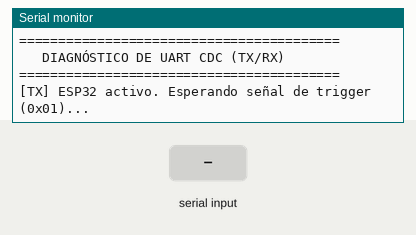
Simulated run of this sketch. Board: ESP32. Parts: the last lines printed to the serial monitor. The test bench sets the inputs (shaded band).

Above: at 4.2 s.
4.3 s: byte 30 received over Serial
At 4.9 s:
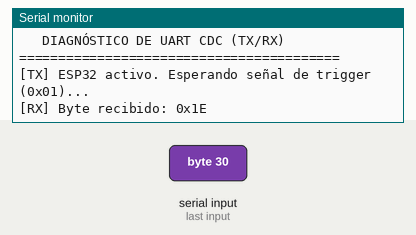
5.8 s: byte 90 received over Serial
At 6.8 s:
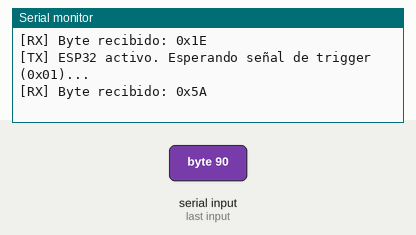
7.3 s: byte 120 received over Serial
At 8.4 s:
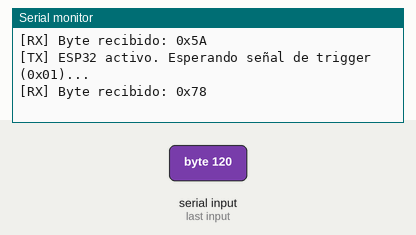

The sketch:

UART_plus_led_test.ino
```cpp
const int ledPin = 47; // GPIO47, cableado internamente al LED RGB

void setup() {
  Serial.begin(115200);

  // Dar tiempo crítico para que la PC enumere el dispositivo USB CDC
  delay(3000);

  Serial.println("\n=========================================");
  Serial.println("   DIAGNÓSTICO DE UART CDC (TX/RX)       ");
  Serial.println("=========================================");
}

unsigned long lastTxTime = 0;
bool ledState = false;

void loop() {
  // 1. Diagnóstico de TX (ESP32 hacia el Host)
  if (millis() - lastTxTime > 2000) {
    Serial.println("[TX] ESP32 activo. Esperando señal de trigger (0x01)...");
    lastTxTime = millis();

    // Toggle del LED integrado (Rojo muy tenue para indicar vida)
    if (ledState) {
      neopixelWrite(ledPin, 10, 0, 0);
    } else {
      neopixelWrite(ledPin, 0, 0, 0);
    }
    ledState = !ledState;
  }

  // 2. Diagnóstico de RX (Host hacia ESP32)
  if (Serial.available() > 0) {
    byte command = Serial.read();

    Serial.print("[RX] Byte recibido: 0x");
    if (command < 0x10) Serial.print("0");
    Serial.println(command, HEX);

    // Validación estricta del comando de inicio
    if (command == 0x01) {
      Serial.println(">>> COMANDO 0x01 ACEPTADO EXITOSAMENTE <<<");

      // Feedback visual inmediato: 3 destellos verdes rápidos
      for (int i = 0; i < 3; i++) {
        neopixelWrite(ledPin, 0, 50, 0);
        delay(100);
        neopixelWrite(ledPin, 0, 0, 0);
        delay(100);
      }
    }
  }
}
```

Measured:
- after the input at 4.3 s, the serial monitor: prints a new line at once (image 1)
- after the input at 5.8 s, the serial monitor: prints a new line at once (image 2)
- after the input at 7.3 s, the serial monitor: prints a new line at once (image 3)
